Frame 1 (no input): blank canvas, image omitted
Frame 60 (the mouse pressed at the canvas centre just before this capture): blank canvas, image omitted
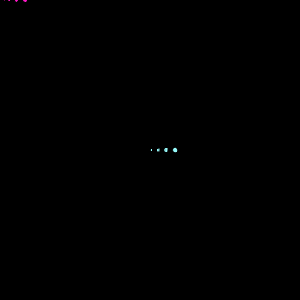
Frame 120 (the mouse held since frame 60 and released just before this capture)

The Processing sketch whose frames 1 and 60 were blank and that drew this single picture after the mouse press (run headless with seeded random() and noise(); from frame 60 on, the mouse is pressed at the canvas centre):

// Processing sketch: processing_164783
// ── processing_164783.pde

void setup() {
  size(300,300);
  fill(255, 40);
  background(0);
}

void draw() {
  if (mousePressed == true) {
    fill(150, 250, 250, 200);
    strokeWeight(10);
  } else {
    fill(255, 26, 200, 90);
  }
  for (int i = 0; i <6; i++) {
    ellipse(mouseX + i*i, mouseY, i, i);
  }
}
